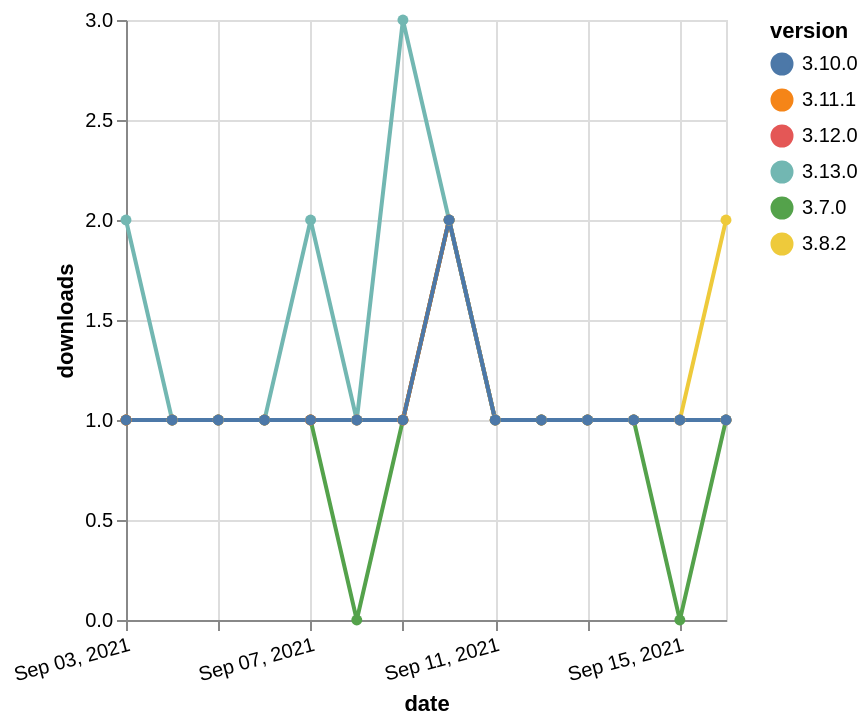

Write a Vega-Lite specification for this figure.
### Vega-Lite specification from a JSON file in a GitHub repository (floating-point values rounded to 4 significant figures)
{"$schema": "https://vega.github.io/schema/vega-lite/v5.json", "description": "A simple bar chart with embedded data.", "data": {"values": [{"date": "2021-09-03", "total": 370, "delta": 1, "version": "3.7.0"}, {"date": "2021-09-04", "total": 371, "delta": 1, "version": "3.7.0"}, {"date": "2021-09-05", "total": 372, "delta": 1, "version": "3.7.0"}, {"date": "2021-09-06", "total": 373, "delta": 1, "version": "3.7.0"}, {"date": "2021-09-07", "total": 374, "delta": 1, "version": "3.7.0"}, {"date": "2021-09-08", "total": 374, "delta": 0, "version": "3.7.0"}, {"date": "2021-09-09", "total": 375, "delta": 1, "version": "3.7.0"}, {"date": "2021-09-10", "total": 377, "delta": 2, "version": "3.7.0"}, {"date": "2021-09-11", "total": 378, "delta": 1, "version": "3.7.0"}, {"date": "2021-09-12", "total": 379, "delta": 1, "version": "3.7.0"}, {"date": "2021-09-13", "total": 380, "delta": 1, "version": "3.7.0"}, {"date": "2021-09-14", "total": 381, "delta": 1, "version": "3.7.0"}, {"date": "2021-09-15", "total": 381, "delta": 0, "version": "3.7.0"}, {"date": "2021-09-16", "total": 382, "delta": 1, "version": "3.7.0"}, {"date": "2021-09-03", "total": 391, "delta": 1, "version": "3.8.2"}, {"date": "2021-09-04", "total": 392, "delta": 1, "version": "3.8.2"}, {"date": "2021-09-05", "total": 393, "delta": 1, "version": "3.8.2"}, {"date": "2021-09-06", "total": 394, "delta": 1, "version": "3.8.2"}, {"date": "2021-09-07", "total": 395, "delta": 1, "version": "3.8.2"}, {"date": "2021-09-08", "total": 396, "delta": 1, "version": "3.8.2"}, {"date": "2021-09-09", "total": 397, "delta": 1, "version": "3.8.2"}, {"date": "2021-09-10", "total": 399, "delta": 2, "version": "3.8.2"}, {"date": "2021-09-11", "total": 400, "delta": 1, "version": "3.8.2"}, {"date": "2021-09-12", "total": 401, "delta": 1, "version": "3.8.2"}, {"date": "2021-09-13", "total": 402, "delta": 1, "version": "3.8.2"}, {"date": "2021-09-14", "total": 403, "delta": 1, "version": "3.8.2"}, {"date": "2021-09-15", "total": 404, "delta": 1, "version": "3.8.2"}, {"date": "2021-09-16", "total": 406, "delta": 2, "version": "3.8.2"}, {"date": "2021-09-03", "total": 168, "delta": 1, "version": "3.12.0"}, {"date": "2021-09-04", "total": 169, "delta": 1, "version": "3.12.0"}, {"date": "2021-09-05", "total": 170, "delta": 1, "version": "3.12.0"}, {"date": "2021-09-06", "total": 171, "delta": 1, "version": "3.12.0"}, {"date": "2021-09-07", "total": 172, "delta": 1, "version": "3.12.0"}, {"date": "2021-09-08", "total": 173, "delta": 1, "version": "3.12.0"}, {"date": "2021-09-09", "total": 174, "delta": 1, "version": "3.12.0"}, {"date": "2021-09-10", "total": 176, "delta": 2, "version": "3.12.0"}, {"date": "2021-09-11", "total": 177, "delta": 1, "version": "3.12.0"}, {"date": "2021-09-12", "total": 178, "delta": 1, "version": "3.12.0"}, {"date": "2021-09-13", "total": 179, "delta": 1, "version": "3.12.0"}, {"date": "2021-09-14", "total": 180, "delta": 1, "version": "3.12.0"}, {"date": "2021-09-15", "total": 181, "delta": 1, "version": "3.12.0"}, {"date": "2021-09-16", "total": 182, "delta": 1, "version": "3.12.0"}, {"date": "2021-09-03", "total": 148, "delta": 1, "version": "3.11.1"}, {"date": "2021-09-04", "total": 149, "delta": 1, "version": "3.11.1"}, {"date": "2021-09-05", "total": 150, "delta": 1, "version": "3.11.1"}, {"date": "2021-09-06", "total": 151, "delta": 1, "version": "3.11.1"}, {"date": "2021-09-07", "total": 152, "delta": 1, "version": "3.11.1"}, {"date": "2021-09-08", "total": 153, "delta": 1, "version": "3.11.1"}, {"date": "2021-09-09", "total": 154, "delta": 1, "version": "3.11.1"}, {"date": "2021-09-10", "total": 156, "delta": 2, "version": "3.11.1"}, {"date": "2021-09-11", "total": 157, "delta": 1, "version": "3.11.1"}, {"date": "2021-09-12", "total": 158, "delta": 1, "version": "3.11.1"}, {"date": "2021-09-13", "total": 159, "delta": 1, "version": "3.11.1"}, {"date": "2021-09-14", "total": 160, "delta": 1, "version": "3.11.1"}, {"date": "2021-09-15", "total": 161, "delta": 1, "version": "3.11.1"}, {"date": "2021-09-16", "total": 162, "delta": 1, "version": "3.11.1"}, {"date": "2021-09-03", "total": 115, "delta": 2, "version": "3.13.0"}, {"date": "2021-09-04", "total": 116, "delta": 1, "version": "3.13.0"}, {"date": "2021-09-05", "total": 117, "delta": 1, "version": "3.13.0"}, {"date": "2021-09-06", "total": 118, "delta": 1, "version": "3.13.0"}, {"date": "2021-09-07", "total": 120, "delta": 2, "version": "3.13.0"}, {"date": "2021-09-08", "total": 121, "delta": 1, "version": "3.13.0"}, {"date": "2021-09-09", "total": 124, "delta": 3, "version": "3.13.0"}, {"date": "2021-09-10", "total": 126, "delta": 2, "version": "3.13.0"}, {"date": "2021-09-11", "total": 127, "delta": 1, "version": "3.13.0"}, {"date": "2021-09-12", "total": 128, "delta": 1, "version": "3.13.0"}, {"date": "2021-09-13", "total": 129, "delta": 1, "version": "3.13.0"}, {"date": "2021-09-14", "total": 130, "delta": 1, "version": "3.13.0"}, {"date": "2021-09-15", "total": 131, "delta": 1, "version": "3.13.0"}, {"date": "2021-09-16", "total": 132, "delta": 1, "version": "3.13.0"}, {"date": "2021-09-03", "total": 170, "delta": 1, "version": "3.10.0"}, {"date": "2021-09-04", "total": 171, "delta": 1, "version": "3.10.0"}, {"date": "2021-09-05", "total": 172, "delta": 1, "version": "3.10.0"}, {"date": "2021-09-06", "total": 173, "delta": 1, "version": "3.10.0"}, {"date": "2021-09-07", "total": 174, "delta": 1, "version": "3.10.0"}, {"date": "2021-09-08", "total": 175, "delta": 1, "version": "3.10.0"}, {"date": "2021-09-09", "total": 176, "delta": 1, "version": "3.10.0"}, {"date": "2021-09-10", "total": 178, "delta": 2, "version": "3.10.0"}, {"date": "2021-09-11", "total": 179, "delta": 1, "version": "3.10.0"}, {"date": "2021-09-12", "total": 180, "delta": 1, "version": "3.10.0"}, {"date": "2021-09-13", "total": 181, "delta": 1, "version": "3.10.0"}, {"date": "2021-09-14", "total": 182, "delta": 1, "version": "3.10.0"}, {"date": "2021-09-15", "total": 183, "delta": 1, "version": "3.10.0"}, {"date": "2021-09-16", "total": 184, "delta": 1, "version": "3.10.0"}]}, "width": "container", "mark": {"type": "line", "point": {"filled": true}}, "encoding": {"x": {"field": "date", "type": "temporal", "timeUnit": "yearmonthdate", "title": "date", "axis": {"labelAngle": -15}}, "y": {"field": "delta", "type": "quantitative", "title": "downloads"}, "color": {"field": "version", "type": "nominal"}, "tooltip": {"field": "delta"}}}
